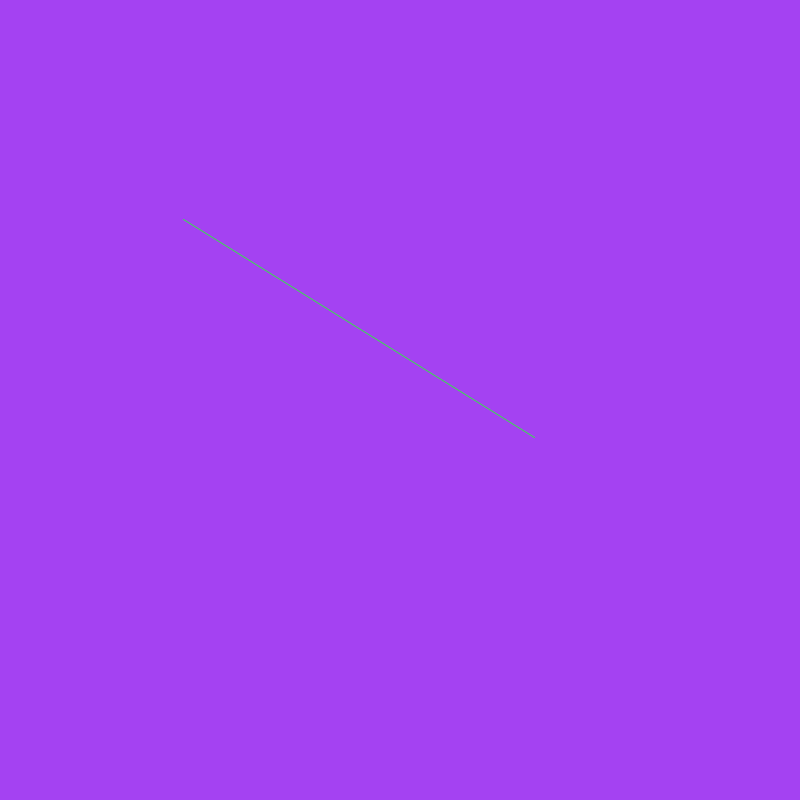
Frame 1 (no input)
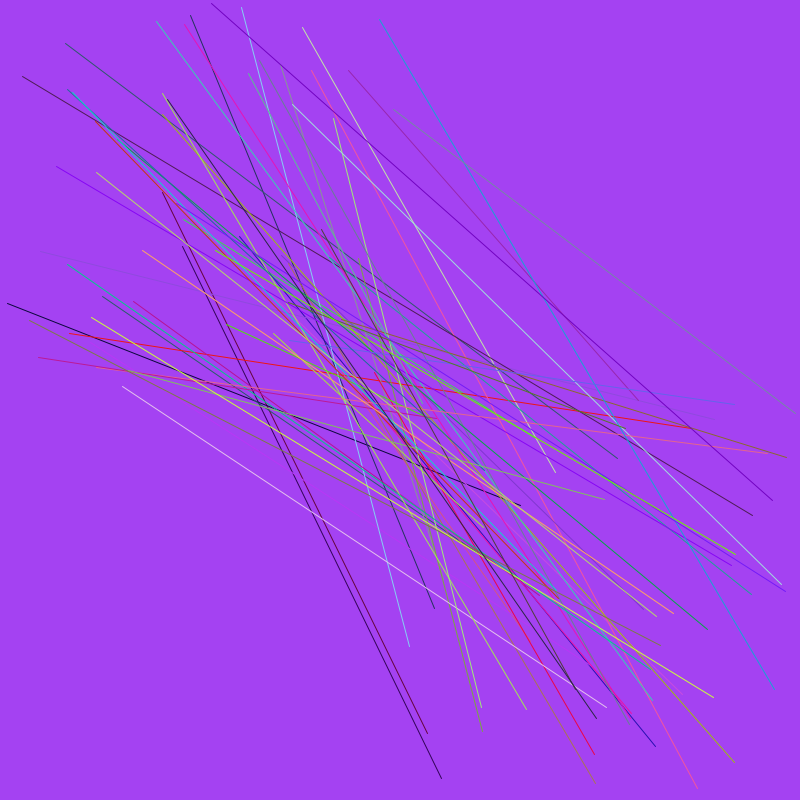
Frame 60 (the mouse pressed at the canvas centre just before this capture)
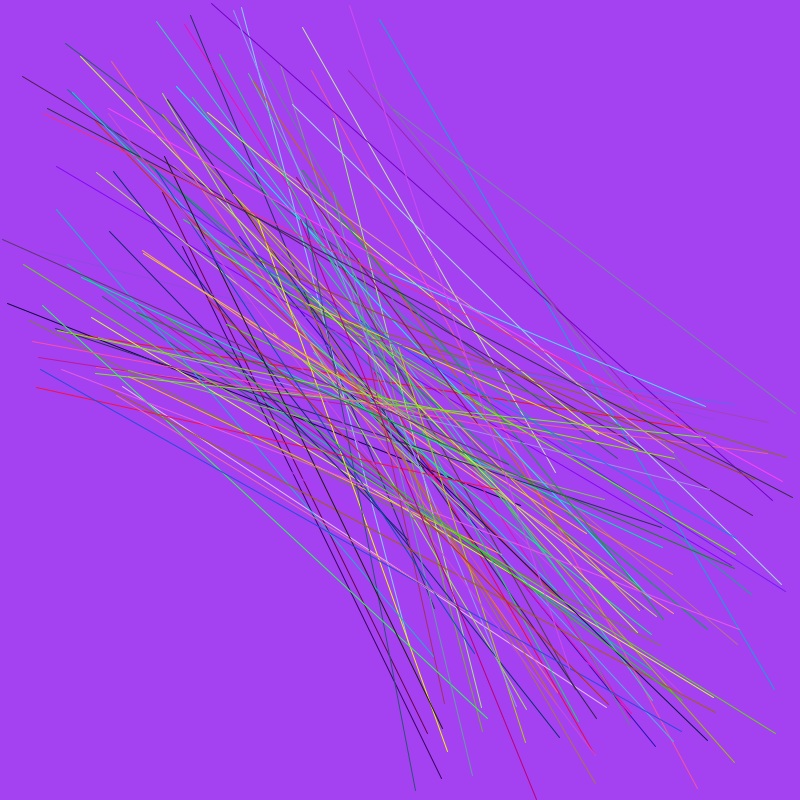
Frame 120 (the mouse held since frame 60 and released just before this capture)

The Processing sketch that drew these frames (run headless with seeded random() and noise(); from frame 60 on, the mouse is pressed at the canvas centre):

// Processing sketch: lines_colors
// ── lines_colors.pde
  void setup(){
    background(random(0,255),random(0,255),random(0,255));
    size(800,800);

  }

  void draw(){
    stroke(random(0,255),random(0,255),random(0,255));
    line(random(0,400),random(0,400),random(400,800),random(400,800));

  }
